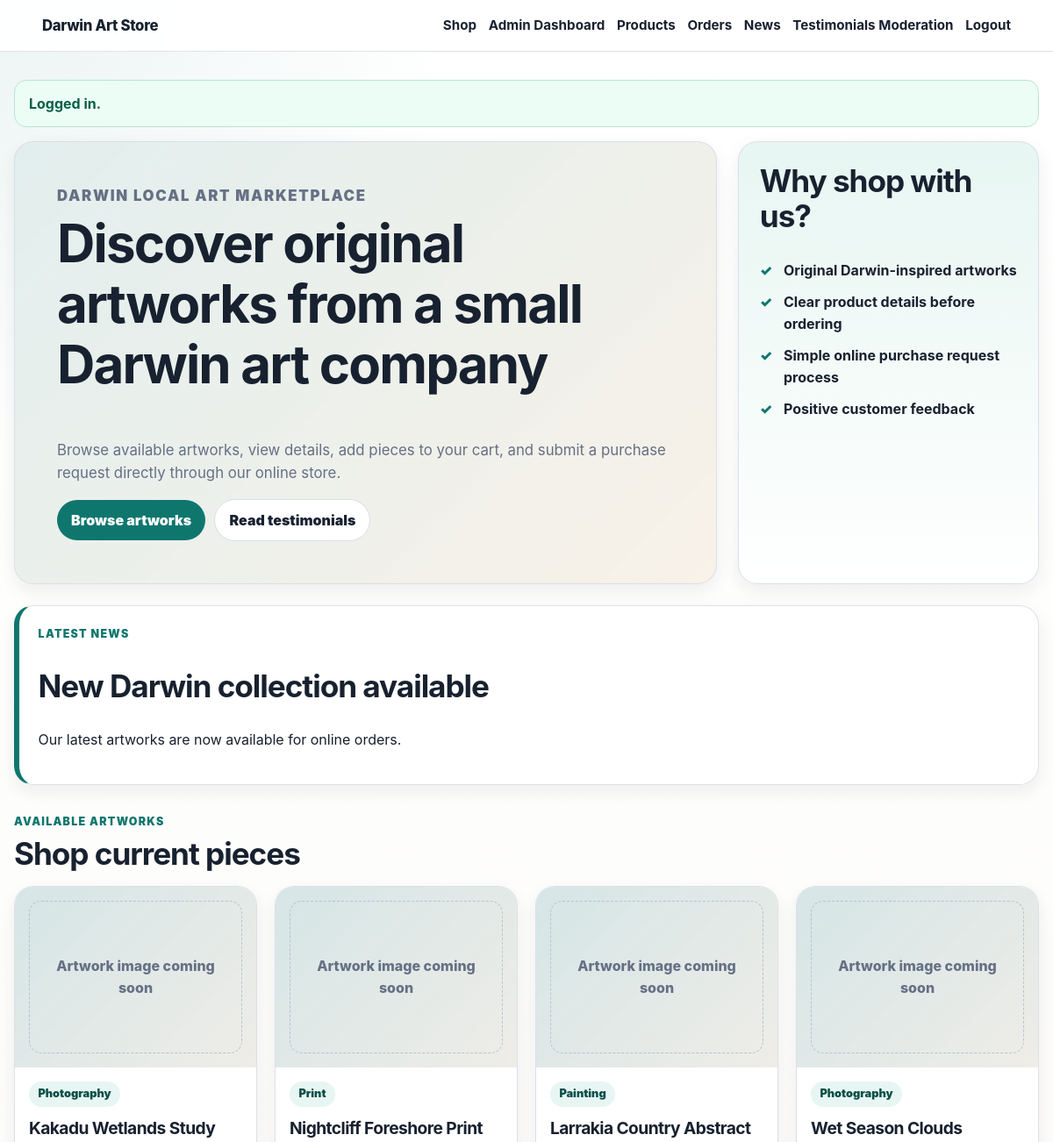
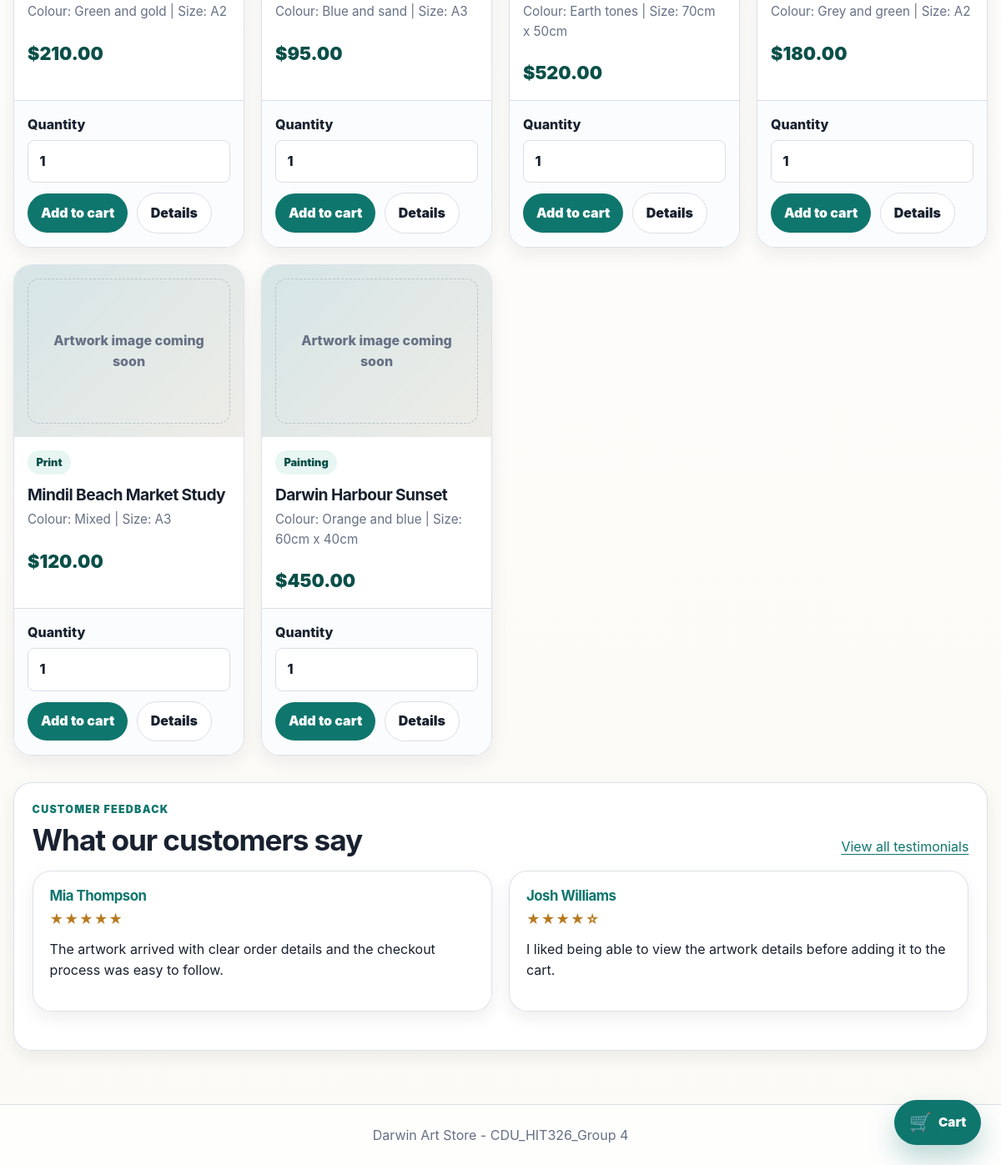
/ (signed in), run on the app's committed database (2 pictures, top to bottom).
### tables this page shows
CREATE TABLE IF NOT EXISTS news (
    news_id INT AUTO_INCREMENT PRIMARY KEY,
    title VARCHAR(160) NOT NULL,
    message TEXT NOT NULL,
    is_published TINYINT(1) NOT NULL DEFAULT 1,
    created_at TIMESTAMP DEFAULT CURRENT_TIMESTAMP
);

CREATE TABLE IF NOT EXISTS products (
    product_no INT AUTO_INCREMENT PRIMARY KEY,
    description VARCHAR(255) NOT NULL,
    category VARCHAR(100) NOT NULL,
    price DECIMAL(10,2) NOT NULL,
    colour VARCHAR(80) NULL,
    size VARCHAR(80) NULL,
    image_path VARCHAR(255) NULL,
    is_available TINYINT(1) NOT NULL DEFAULT 1,
    created_at TIMESTAMP DEFAULT CURRENT_TIMESTAMP
);

CREATE TABLE IF NOT EXISTS testimonials (
    testimonial_id INT AUTO_INCREMENT PRIMARY KEY,
    customer_email VARCHAR(255) NOT NULL,
    customer_name VARCHAR(160) NOT NULL,
    message TEXT NOT NULL,
    rating TINYINT NOT NULL DEFAULT 5,
    status VARCHAR(20) NOT NULL DEFAULT 'pending',
    submitted_at TIMESTAMP DEFAULT CURRENT_TIMESTAMP
);

### src/bootstrap.php (called while the page is built, shortened)
<?php
$config = require __DIR__ . '/config.php';
spl_autoload_register(function (string $class): void {
    $prefix = 'App\\';
    $path = __DIR__ . '/' . str_replace('\\', '/', substr($class, strlen($prefix))) . '.php';
});
require __DIR__ . '/functions.php';
$session = new App\Core\Session();
$database = new App\Core\Database($config['db']);
$products = new App\Repository\ProductRepository($database);
$news = new App\Repository\NewsRepository($database);
$testimonials = new App\Repository\TestimonialRepository($database);
$admins = new App\Repository\AdminRepository($database);
$orders = new App\Repository\OrderRepository($database);
$cart = new App\Service\CartService($session, $products);
$auth = new App\Service\AuthService($session, $admins);
$csrf = new App\Core\Csrf($session);
$notifier = new App\Service\FileOrderNotifier(
    $config['business_email'],
    dirname(__DIR__) . '/storage/mail/orders.log'
);
$checkout = new App\Service\CheckoutService($cart, $orders, $notifier);
$view = new App\Core\View($config, $session, $cart, $auth);
$container = compact(
    'config',
    'session',
    'database',
    'products',
    'news',
    'testimonials',
    'admins',
    'orders',
    'cart',
    'auth',
    'csrf',
    'notifier',
    'checkout',
    'view'
);

### src/config.php (called while the page is built)
<?php
return [
    'app_name' => getenv('APP_NAME') ?: 'Darwin Art Store',
    'business_email' => getenv('ORDER_HANDLING_EMAIL') ?: 'orders@example.com',
    'db' => [
        'host' => getenv('DB_HOST') ?: '127.0.0.1',
        'port' => getenv('DB_PORT') ?: '3306',
        'name' => getenv('DB_NAME') ?: 'art_store',
        'user' => getenv('DB_USER') ?: 'root',
        'pass' => getenv('DB_PASSWORD') ?: '',
    ],
];

### src/functions.php (called while the page is built, shortened)
<?php
function e(?string $value): string
{
    return htmlspecialchars($value ?? '', ENT_QUOTES, 'UTF-8');
}
function money(float|string $amount): string
{
    return '$' . number_format((float) $amount, 2);
}
function ratingStars(int|string|null $rating): string
{
    $rating = max(1, min(5, (int) $rating));
    return str_repeat('★', $rating) . str_repeat('☆', 5 - $rating);
}
function app(string $key): mixed
{
    global $container;
    return $container[$key] ?? throw new InvalidArgumentException("Service [$key] is not registered.");
}

### src/Core/Database.php (called while the page is built, shortened)
<?php
final class Database
{
    private ?PDO $pdo = null;
    public function connection(): PDO
    {
        if ($this->pdo instanceof PDO) {
            return $this->pdo;
        }
        $dsn = sprintf(
            'mysql:host=%s;port=%s;dbname=%s;charset=utf8mb4',
            $this->config['host'],
            $this->config['port'],
            $this->config['name']
        );
        $this->pdo = new PDO($dsn, $this->config['user'], $this->config['pass'], [
            PDO::ATTR_ERRMODE => PDO::ERRMODE_EXCEPTION,
            PDO::ATTR_DEFAULT_FETCH_MODE => PDO::FETCH_ASSOC,
        ]);
        return $this->pdo;
    }
    public function fetchAll(string $sql, array $params = []): array
    {
        $stmt = $this->connection()->prepare($sql);
        $stmt->execute($params);
        return $stmt->fetchAll();
    }
    public function fetchOne(string $sql, array $params = []): ?array
    {
        $stmt = $this->connection()->prepare($sql);
        $stmt->execute($params);
        $row = $stmt->fetch();
        return $row === false ? null : $row;
    }
}

### src/Repository/NewsRepository.php (called while the page is built, shortened)
<?php
final class NewsRepository
{
    public function latestPublished(): ?array
    {
        return $this->database->fetchOne('SELECT * FROM news WHERE is_published = 1 ORDER BY created_at DESC LIMIT 1');
    }
}

### src/Repository/ProductRepository.php (called while the page is built, shortened)
<?php
final class ProductRepository
{
    public function available(): array
    {
        return $this->database->fetchAll('SELECT * FROM products WHERE is_available = 1 ORDER BY product_no DESC');
    }
}

### src/Repository/TestimonialRepository.php (called while the page is built, shortened)
<?php
final class TestimonialRepository
{
    public function approvedLimit(int $limit): array
    {
        $limit = max(1, min(3, $limit));
        return $this->database->fetchAll(
            "SELECT * FROM testimonials WHERE status = 'approved' ORDER BY submitted_at DESC LIMIT $limit"
        );
    }
}

### public/index.php (the view, shortened to what this page needs)
<?php
require __DIR__ . '/../src/bootstrap.php';
$view = app('view');
$view->header('Shop');
try {
    $products = app('products')->available();
    $latestNews = app('news')->latestPublished();
    $homepageTestimonials = app('testimonials')->approvedLimit(3);
} catch (Throwable $error) {
    echo '<p class="error">' . e(dbErrorMessage($error)) . '</p>';
    $view->footer();
    exit;
}
?>
<section class="hero">
    <div class="hero-content">
        <p class="eyebrow">Darwin local art marketplace</p>
        <h1>Discover original artworks from a small Darwin art company</h1>
        <p>
            Browse available artworks, view details, add pieces to your cart, and submit a purchase request
            directly through our online store.
        </p>
        <div class="actions">
            <a class="button" href="#available-artworks">Browse artworks</a>
            <a class="button secondary" href="/testimonials.php">Read testimonials</a>
        </div>
    </div>
    <div class="hero-panel">
        <h2>Why shop with us?</h2>
        <ul class="feature-list">
            <li>Original Darwin-inspired artworks</li>
            <li>Clear product details before ordering</li>
            <li>Simple online purchase request process</li>
            <li>Positive customer feedback </li>
        </ul>
    </div>
</section>
<?php if ($latestNews): ?>
    <section class="panel news-panel">
        <p class="eyebrow">Latest news</p>
        <h2><?= e($latestNews['title']) ?></h2>
        <p><?= nl2br(e($latestNews['message'])) ?></p>
    </section>
<?php endif; ?>
<section id="available-artworks" class="section-block">
    <div class="section-heading">
        <div>
            <p class="eyebrow">Available artworks</p>
            <h2>Shop current pieces</h2>
        </div>
    </div>
    <?php if (!$products): ?>
        <section class="panel empty-state">
            <h2>No artworks are currently available</h2>
            <p>Please check back later for new Darwin artworks.</p>
        </section>
    <?php else: ?>
        <section class="grid product-grid" aria-label="Available artworks">
            <?php foreach ($products as $product): ?>
                <article class="card product-card">
                    <a class="artwork-media" href="/product.php?id=<?= (int) $product['product_no'] ?>" aria-label="View <?= e($product['description']) ?>">
                        <?php if ($product['image_path']): ?>
                            <img src="/product_image.php?id=<?= (int) $product['product_no'] ?>" alt="<?= e($product['description']) ?>">
                        <?php else: ?>
                            <span class="artwork-placeholder">Artwork image coming soon</span>
                        <?php endif; ?>
                    </a>
                    <div class="product-card-body">
                        <p class="badge"><?= e($product['category']) ?></p>
                        <h3>
                            <a href="/product.php?id=<?= (int) $product['product_no'] ?>">
                                <?= e($product['description']) ?>
                            </a>
                        </h3>
                        <p class="muted product-meta">
                            <?php if ($product['colour']): ?>
                                Colour: <?= e($product['colour']) ?>
                            <?php endif; ?>
                            <?php if ($product['size']): ?>
                                <?= $product['colour'] ? ' | ' : '' ?>Size: <?= e($product['size']) ?>
                            <?php endif; ?>
                        </p>
                        <p class="price"><?= money($product['price']) ?></p>
                    </div>
                    <form class="card-action-form" method="post" action="/cart.php">
                        <label>
                            Quantity
                            <input type="number" name="quantity" value="1" min="1" max="20" required>
                        </label>
                        <div class="actions">
                            <button type="submit">Add to cart</button>
                            <a class="button secondary" href="/product.php?id=<?= (int) $product['product_no'] ?>">Details</a>
                        </div>
                    </form>
                </article>
            <?php endforeach; ?>
        </section>
    <?php endif; ?>
</section>
<?php if ($homepageTestimonials): ?>
    <section class="panel homepage-testimonials">
        <div class="section-heading">
            <div>
                <p class="eyebrow">Customer feedback</p>
                <h2>What our customers say</h2>
            </div>
            <a href="/testimonials.php">View all testimonials</a>
        </div>
        <section class="grid testimonial-grid" aria-label="Customer testimonials">
            <?php foreach ($homepageTestimonials as $testimonial): ?>
                <article class="card testimonial-card">
                    <h3><?= e($testimonial['customer_name']) ?></h3>
                    <p class="rating-stars" aria-label="<?= (int) $testimonial['rating'] ?> out of 5 stars">
                        <?= e(ratingStars($testimonial['rating'])) ?>
                    </p>
                    <p><?= nl2br(e($testimonial['message'])) ?></p>
                </article>
            <?php endforeach; ?>
        </section>
    </section>
<?php endif; ?>

### data on the page
news: title "New Darwin collection available", message "Our latest artworks are now available for online orders."
products: shows "Artwork image coming soon", category "Photography", description "Kakadu Wetlands Study", colour "Green and gold", size "A2", price "$210.00"
products: shows "Artwork image coming soon", category "Print", description "Nightcliff Foreshore Print", colour "Blue and sand", size "A3", price "$95.00"
products: shows "Artwork image coming soon", category "Painting", description "Larrakia Country Abstract", colour "Earth tones", size "70cm x 50cm", price "$520.00"
products: shows "Artwork image coming soon", category "Photography", description "Wet Season Clouds", colour "Grey and green", size "A2", price "$180.00"
products: shows "Artwork image coming soon", category "Print", description "Mindil Beach Market Study", colour "Mixed", size "A3", price "$120.00"
products: shows "Artwork image coming soon", category "Painting", description "Darwin Harbour Sunset", colour "Orange and blue", size "60cm x 40cm", price "$450.00"
testimonials: customer_name "Mia Thompson", rating "★★★★★", message "The artwork arrived with clear order details and the checkout process was easy to follow."
testimonials: customer_name "Josh Williams", rating "★★★★☆", message "I liked being able to view the artwork details before adding it to the cart."

### other printed values
$this->config['app_name'] "Darwin Art Store"
$flash "Logged in."
